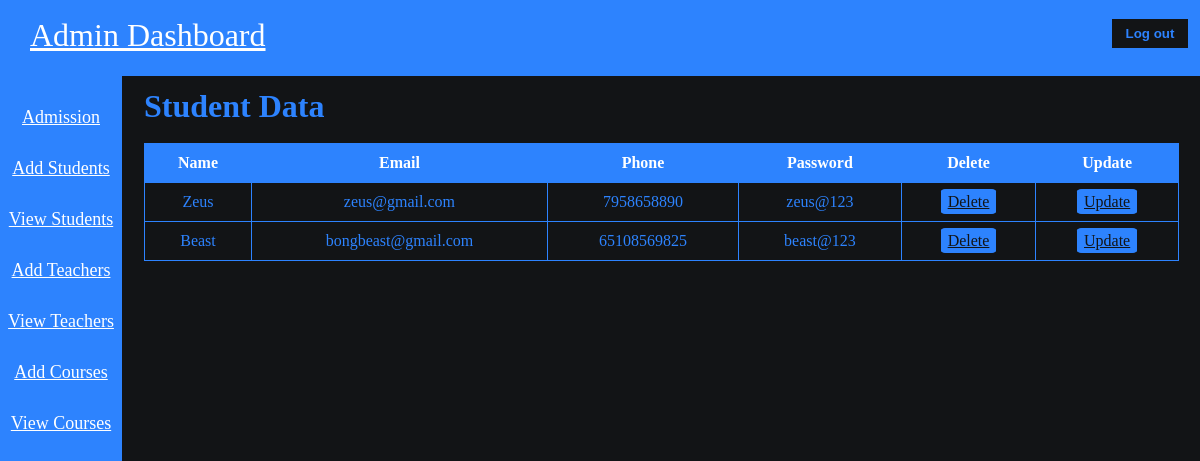
The app's page /view_student.php (signed in) with its own data.
### tables this page shows
CREATE TABLE `users` (
  `id` int(15) NOT NULL,
  `Username` varchar(15) DEFAULT NULL,
  `Email` varchar(30) DEFAULT NULL,
  `Phone` bigint(15) DEFAULT NULL,
  `Usertype` varchar(15) DEFAULT NULL,
  `Password` varchar(15) DEFAULT NULL
);

### view_student.php (the view, shortened to what this page needs)
<?php
$host="localhost";
$user="root";
$password="";
$db="student management system";
$data=mysqli_connect($host,$user,$password,$db);
$sql="SELECT * from users WHERE Usertype='student'";
$result=mysqli_query($data,$sql);
?>
<!DOCTYPE html>
<html>
    <head>
        <link rel="stylesheet" type="text/css" href="view_student.css">
    </head>
    <body>
        <?php
            include 'admin_sidebar.php';
        ?>
        <div class="content">
            <h1>Student Data</h1>
            <br>
            <table>
                <tr>
                    <th>Name</th>
                    <th>Email</th>
                    <th>Phone</th>
                    <th>Password</th>
                    <th>Delete</th>
                    <th>Update</th>
                </tr>
                <?php
                while($info=$result->fetch_assoc()){
                ?>
                <tr>
                    <td><?php echo "{$info['Username']}"; ?></td>
                    <td><?php echo "{$info['Email']}"; ?></td>
                    <td><?php echo "{$info['Phone']}"; ?></td>
                    <td><?php echo "{$info['Password']}"; ?></td>
                    <td><?php echo "<a onClick=\"javascript:return confirm('Are You Sure?')\" href='delete.php?student_id={$info['id']}'>Delete</a>"; ?></td>
                    <td><?php echo "<a href='update_student.php?student_id={$info['id']}'>Update</a>"; ?></td>
                </tr>
                <?php
                }
                ?>
            </table>
        </div>
    </body>
</html>

### view_student.css (style rules this page uses)
:root { --primary: #2D83FE; --secondary: #121416; --pure: white; --dark: black; }
body { background-color: var(--secondary); }
* { margin: 0px; padding: 0px; }
.content { text-align: center; margin-left: 12%; margin-top: 1%; color: var(--primary); }
.content h1 { text-align: left; }
table, td, th { padding: 10px; border: 1px solid var(--primary); text-align: center; }
th { color: var(--pure); background-color: var(--primary); }
td { color: var(--primary); }
table { width: 98%; border-collapse: collapse; }
table a { border: 2px solid var(--primary); color: var(--secondary); background: var(--primary); padding: 2px 5px; border-radius: 10%; }

### records on screen
users: Username "Zeus", Email "zeus@gmail.com", Phone "7958658890", Password "zeus@123"
users: Username "Beast", Email "bongbeast@gmail.com", Phone "65108569825", Password "beast@123"
